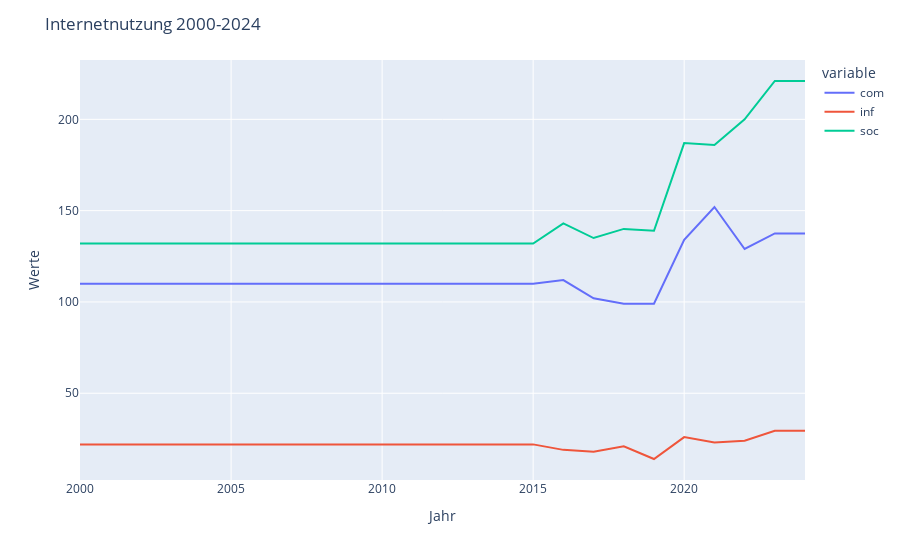

Notebook cell for this chart:
### Code cell
# plot com inf soc and vid
fig = px.line(data, y=['com', 'inf', 'soc'])
fig.update_layout(title='Internetnutzung 2000-2024')
fig.update_yaxes(title='Werte')
fig.show()

### Figure 1 — Plotly figure (JSON) as saved in the notebook; plotly's stock layout.template omitted (floating-point values rounded to 4 significant figures)
{"data": [{"hovertemplate": "variable=com<br>Jahr=%{x}<br>value=%{y}<extra></extra>", "legendgroup": "com", "line": {"color": "#636efa", "dash": "solid"}, "marker": {"symbol": "circle"}, "mode": "lines", "name": "com", "orientation": "v", "showlegend": true, "type": "scatter", "x": ["2000-01-01T00:00:00", "2001-01-01T00:00:00", "2002-01-01T00:00:00", "2003-01-01T00:00:00", "2004-01-01T00:00:00", "2005-01-01T00:00:00", "2006-01-01T00:00:00", "2007-01-01T00:00:00", "2008-01-01T00:00:00", "2009-01-01T00:00:00", "2010-01-01T00:00:00", "2011-01-01T00:00:00", "2012-01-01T00:00:00", "2013-01-01T00:00:00", "2014-01-01T00:00:00", "2015-01-01T00:00:00", "2016-01-01T00:00:00", "2017-01-01T00:00:00", "2018-01-01T00:00:00", "2019-01-01T00:00:00", "2020-01-01T00:00:00", "2021-01-01T00:00:00", "2022-01-01T00:00:00", "2023-01-01T00:00:00", "2024-01-01T00:00:00"], "xaxis": "x", "y": [110, 110, 110, 110, 110, 110, 110, 110, 110, 110, 110, 110, 110, 110, 110, 110, 112, 102, 99, 99, 134, 152, 129, 137.5, 137.5], "yaxis": "y"}, {"hovertemplate": "variable=inf<br>Jahr=%{x}<br>value=%{y}<extra></extra>", "legendgroup": "inf", "line": {"color": "#EF553B", "dash": "solid"}, "marker": {"symbol": "circle"}, "mode": "lines", "name": "inf", "orientation": "v", "showlegend": true, "type": "scatter", "x": ["2000-01-01T00:00:00", "2001-01-01T00:00:00", "2002-01-01T00:00:00", "2003-01-01T00:00:00", "2004-01-01T00:00:00", "2005-01-01T00:00:00", "2006-01-01T00:00:00", "2007-01-01T00:00:00", "2008-01-01T00:00:00", "2009-01-01T00:00:00", "2010-01-01T00:00:00", "2011-01-01T00:00:00", "2012-01-01T00:00:00", "2013-01-01T00:00:00", "2014-01-01T00:00:00", "2015-01-01T00:00:00", "2016-01-01T00:00:00", "2017-01-01T00:00:00", "2018-01-01T00:00:00", "2019-01-01T00:00:00", "2020-01-01T00:00:00", "2021-01-01T00:00:00", "2022-01-01T00:00:00", "2023-01-01T00:00:00", "2024-01-01T00:00:00"], "xaxis": "x", "y": [22, 22, 22, 22, 22, 22, 22, 22, 22, 22, 22, 22, 22, 22, 22, 22, 19, 18, 21, 14, 26, 23, 24, 29.5, 29.5], "yaxis": "y"}, {"hovertemplate": "variable=soc<br>Jahr=%{x}<br>value=%{y}<extra></extra>", "legendgroup": "soc", "line": {"color": "#00cc96", "dash": "solid"}, "marker": {"symbol": "circle"}, "mode": "lines", "name": "soc", "orientation": "v", "showlegend": true, "type": "scatter", "x": ["2000-01-01T00:00:00", "2001-01-01T00:00:00", "2002-01-01T00:00:00", "2003-01-01T00:00:00", "2004-01-01T00:00:00", "2005-01-01T00:00:00", "2006-01-01T00:00:00", "2007-01-01T00:00:00", "2008-01-01T00:00:00", "2009-01-01T00:00:00", "2010-01-01T00:00:00", "2011-01-01T00:00:00", "2012-01-01T00:00:00", "2013-01-01T00:00:00", "2014-01-01T00:00:00", "2015-01-01T00:00:00", "2016-01-01T00:00:00", "2017-01-01T00:00:00", "2018-01-01T00:00:00", "2019-01-01T00:00:00", "2020-01-01T00:00:00", "2021-01-01T00:00:00", "2022-01-01T00:00:00", "2023-01-01T00:00:00", "2024-01-01T00:00:00"], "xaxis": "x", "y": [132, 132, 132, 132, 132, 132, 132, 132, 132, 132, 132, 132, 132, 132, 132, 132, 143, 135, 140, 139, 187, 186, 200, 221, 221], "yaxis": "y"}], "layout": {"legend": {"title": {"text": "variable"}, "tracegroupgap": 0}, "margin": {"t": 60}, "title": {"text": "Internetnutzung 2000-2024"}, "xaxis": {"anchor": "y", "domain": [0, 1], "title": {"text": "Jahr"}}, "yaxis": {"anchor": "x", "domain": [0, 1], "title": {"text": "Werte"}}}}
